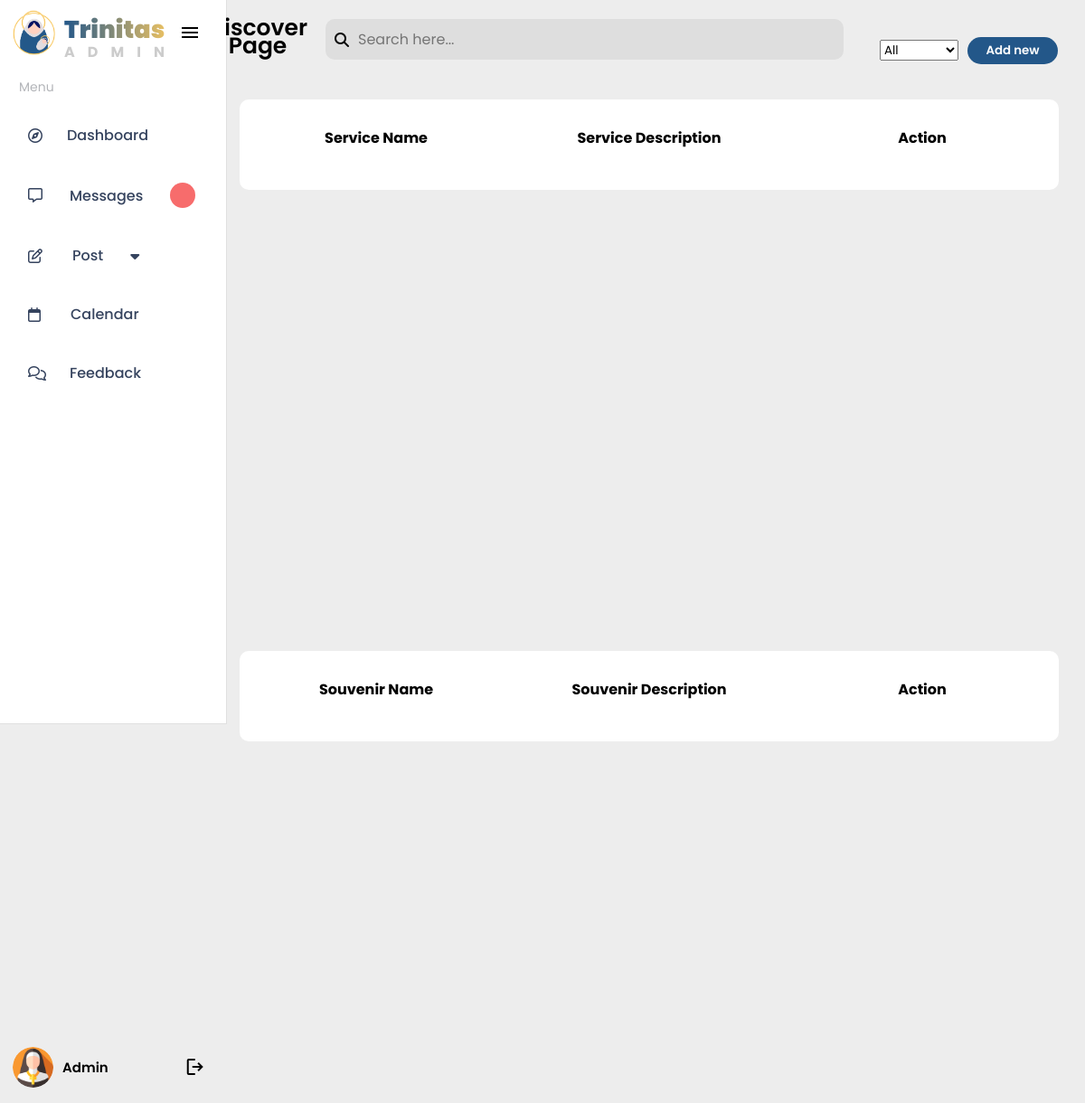
The app's page /admin-side/post-discover.php (signed in), older data.
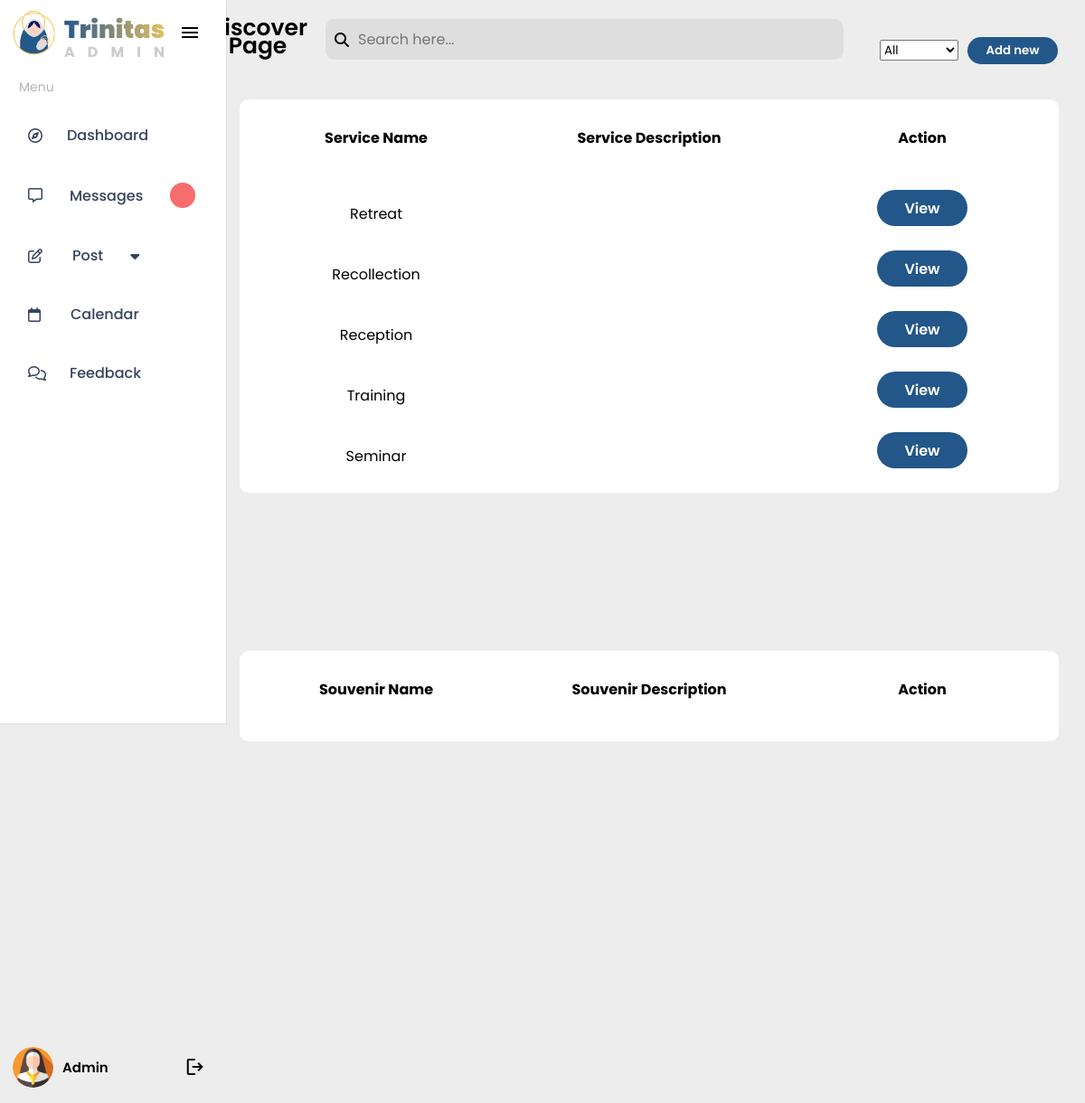
The same page, newer data.
### tables this page shows
CREATE TABLE `services` (
  `service_id` int(11) NOT NULL,
  `service_name` varchar(255) NOT NULL,
  `price_range` varchar(255) NOT NULL,
  `img_path` varchar(255) NOT NULL
);

### admin-side/post-discover.php (the view, shortened to what this page needs)
<?php
$sql = "SELECT services.service_id, services.service_name, services.service_description, services.img_path
            FROM services";
$stmt = $conn->prepare($sql);
$stmt->execute();
?>
<!DOCTYPE html>
<html lang="en">
<head>
    <link rel="stylesheet" href="https://cdnjs.cloudflare.com/ajax/libs/font-awesome/6.4.0/css/all.min.css" />
    <link rel="stylesheet" href="./css/admin_style.css">
</head>
<body style="overflow-x: hidden;">
    <?php
    include "./admin_sidebar.php";
    include "./discover-view.php";
    include "./add-discover.php";
    ?>
    <section class="post-discover">
        <div class="admin-discover-header">
            <div class="right-section">
                <h4 class="admin-title">Discover Page</h4>
            </div>
            <div class="center-section">
                <div class="search-bar-admin">
                    <i class="fa-solid fa-magnifying-glass"></i>
                    <input type="text" id="searchInput" placeholder="Search here...">
                </div>
            </div>
            <div class="left-section">
                <select name="selectedStatus" class="sorting-list">
                    <option value="">All</option>
                </select>
                <button class="add-btn" id="openAddModal">Add new</button>
            </div>
        </div>
        <div id="table-container-service" class="table-container">
            <table class="discover-table">
                <tr class="title-discover">
                    <th>Service Name</th>
                    <th>Service Description</th>
                    <th>Action</th>
                </tr>
                <?php
                while ($row = $stmt->fetch(PDO::FETCH_ASSOC)) {
                    echo '<tr class="searchable-card">
                    <td>' . $row['service_name'] . '</td>
                    <td>' . $row['service_description'] . '</td>
                    <td>
                        <button class="view-btn" data-id="' . $row['service_id'] . '" data-type="service">View</button>
                    </td>
                </tr>';
                }
                ?>
            </table>
        </div>
        <div id="table-container-souvenir" class="table-container">
            <table class="discover-table">
                <tr class="title-discover">
                    <th>Souvenir Name</th>
                    <th>Souvenir Description</th>
                    <th>Action</th>
                </tr>
            </table>
        </div>
    </section>
</body>
</html>

Row changes from the older to the newer data that the page shows:
added services: service_name "Retreat"
added services: service_name "Recollection"
added services: service_name "Reception"
added services: service_name "Training"
added services: service_name "Seminar"
